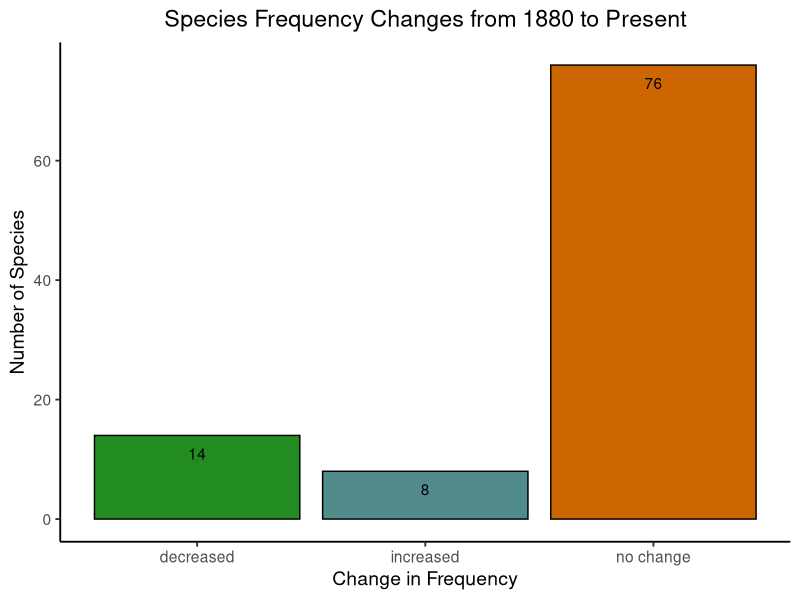

Here is the R script that generated this plot:
## ---- chunk 1
require(knitr)
require(utils)
require(dplyr)
require(ggplot2)

freq.table <- read.csv('frequency_table_data.csv', header = TRUE)
freq.plot <- read.csv('frequency_plot_data.csv', header = TRUE)
modern.table <- read.csv('modern_table_data.csv', header = TRUE)
modern <- read.csv('modern_fulltable_data.csv', header = TRUE)
## ---- chunk 2

freq.plot %>% 
  ggplot(aes(freq.changes, species.number, fill = freq.changes)) +
  geom_bar(stat="identity", color="black") +
  ggtitle("Species Frequency Changes from 1880 to Present") + 
  geom_text(aes(label = species.number, vjust = 2)) +
  guides(fill = FALSE) +
  labs(x = "Change in Frequency", y = "Number of Species") +
  theme_classic(base_size=14) +
  theme(plot.title = element_text(hjust = 0.5)) +
  scale_fill_manual(values=c("forestgreen", "darkslategray4", "darkorange3"))

## ---- chunk 3

freq.table.dec <- freq.table %>% 
  filter(freq.table$frequency.changes == 'decreased')

knitr::kable(freq.table.dec)

## ---- chunk 4

knitr::kable(freq.table)

## ---- chunk 5

knitr::kable(modern.table)

